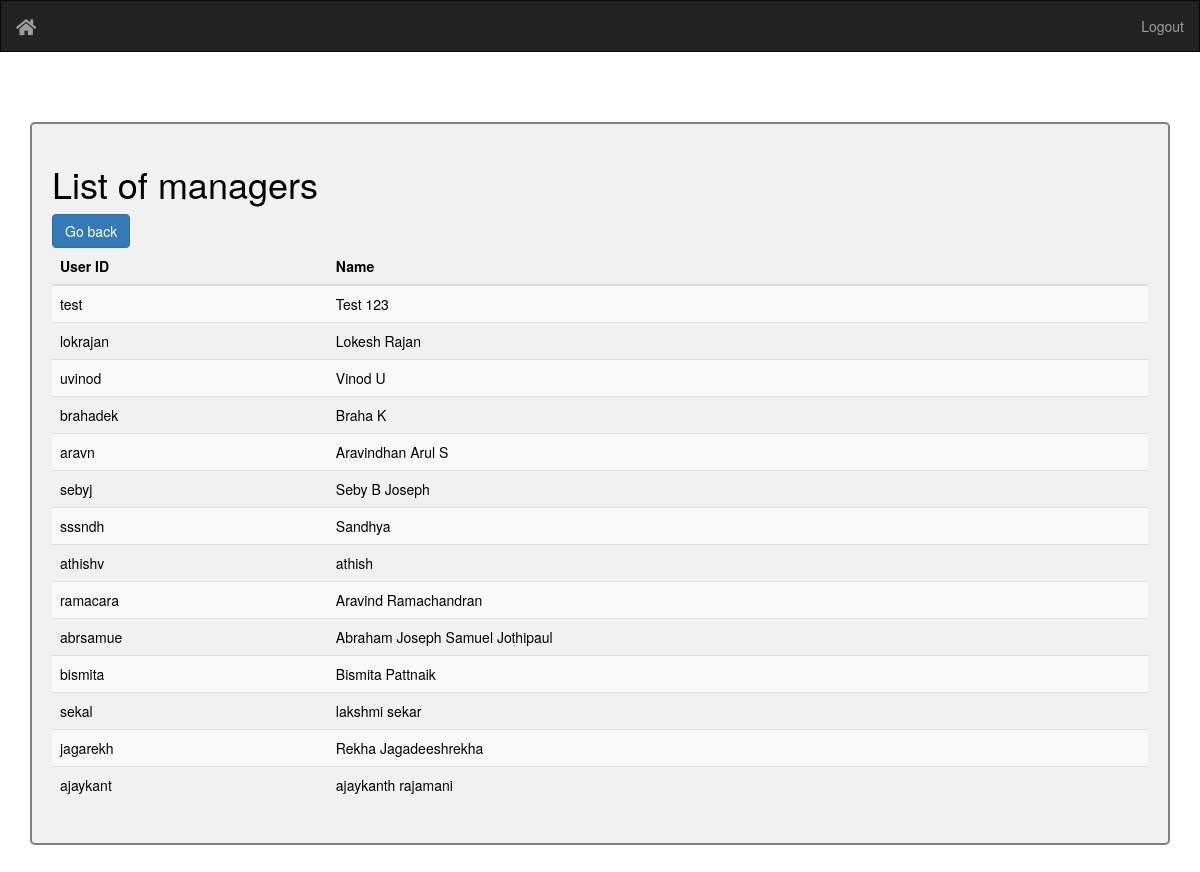
Page /manager_list (signed in) on the committed database.
### app.py (models this page shows)
class Manager(db.Model):
    id = db.Column(db.Integer, primary_key=True)
    userid = db.Column(db.String(15), unique=True)
    name = db.Column(db.String(50))

### app.py (the view)
@app.route('/manager_list')
@login_required
def manager_list():
    rows = db.engine.execute("SELECT userid,name FROM manager;")
    return render_template("manager_list.html", rows=rows)

### app.py (called while the page is built)
@login_manager.user_loader
def load_user(user_id):
    return User.query.get(int(user_id))

### templates/manager_list.html (shortened to what this page needs)
<!DOCTYPE html>
<html>
  <head>
    <link href="https://cdnjs.cloudflare.com/ajax/libs/twitter-bootstrap/3.3.7/css/bootstrap.min.css" rel="stylesheet">
    <link rel="stylesheet" type="text/css" href="https://cdn.datatables.net/v/bs/dt-1.10.18/datatables.min.css"/>
    <link rel="stylesheet" href="https://use.fontawesome.com/releases/v5.3.1/css/all.css">
    <link rel="stylesheet" href="../static/css/verifier_view.css">
  </head>
  <body>
    <nav class="navbar navbar-inverse">
      <div class="container-fluid">
        <div class="navbar-header">
          <a class="navbar-brand" href="{{ url_for('index') }}">
            <i class="fas fa-home"></i>
          </a>
        </div>
        <ul class="nav navbar-nav navbar-right">
          <li><a href="{{ url_for('logout') }}">Logout</a></li>
        </ul>
      </div>
    </nav>
    <div class="container">
      <div class="tableView">
        <h1>List of managers</h1>
        <a href="{{ url_for('manager') }}"><button type="button" name="button" class="btn btn-primary go_back">Go back</button></a>
        <table class="table table-hover table-striped" id="data_table">
          <thead>
            <tr>
              <th>User ID</th>
              <th>Name</th>
            </tr>
          </thead>
          <tbody>
            {% for row in rows %}
              <tr>
                <td>{{row[0]}}</td>
                <td>{{row[1]}}</td>
              </tr>
            {% endfor %}
          </tbody>
        </table>
      </div>
    </div>
  </body>
</html>

### static/css/verifier_view.css (style rules this page uses)
.tableView { border: 2px solid grey; border-radius: 5px; padding: 20px; margin-bottom: 30px; background-color: rgba(240,240,240,0.9); margin-top: 50px; color: black; }
.navbar { border-radius: 0; }
body { background: url("../img/liana-mikah-343240-unsplash.jpg") no-repeat fixed center; background-size: cover; }

### rows in the picture
Manager: userid "test", name "Test 123"
Manager: userid "lokrajan", name "Lokesh Rajan"
Manager: userid "uvinod", name "Vinod U"
Manager: userid "brahadek", name "Braha K"
Manager: userid "aravn", name "Aravindhan Arul S"
Manager: userid "sebyj", name "Seby B Joseph"
Manager: userid "sssndh", name "Sandhya"
Manager: userid "athishv", name "athish"
Manager: userid "ramacara", name "Aravind Ramachandran"
Manager: userid "abrsamue", name "Abraham Joseph Samuel Jothipaul"
Manager: userid "bismita", name "Bismita Pattnaik"
Manager: userid "sekal", name "lakshmi sekar"
Manager: userid "jagarekh", name "Rekha Jagadeeshrekha"
Manager: userid "ajaykant", name "ajaykanth rajamani"
